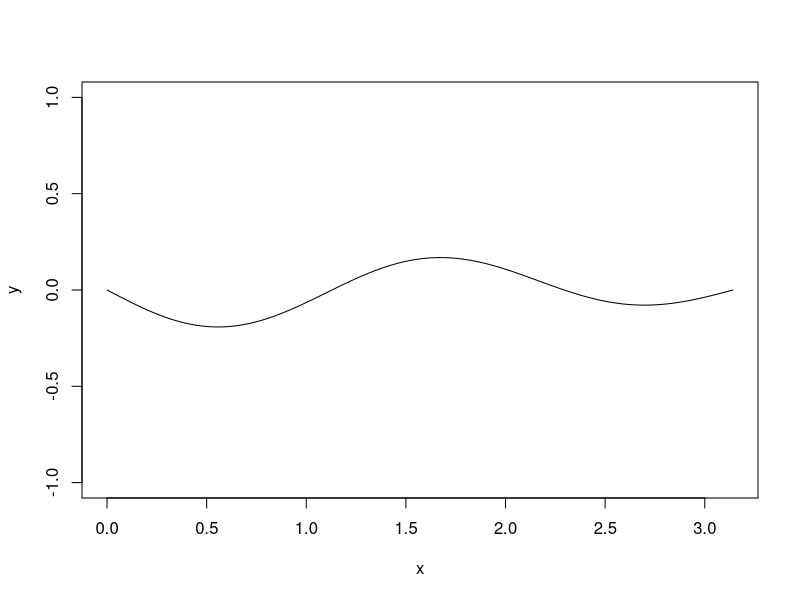
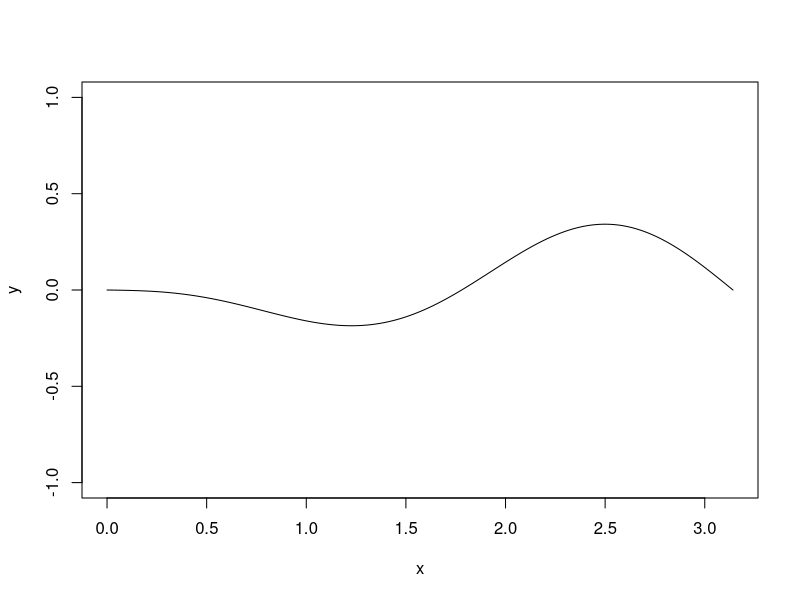
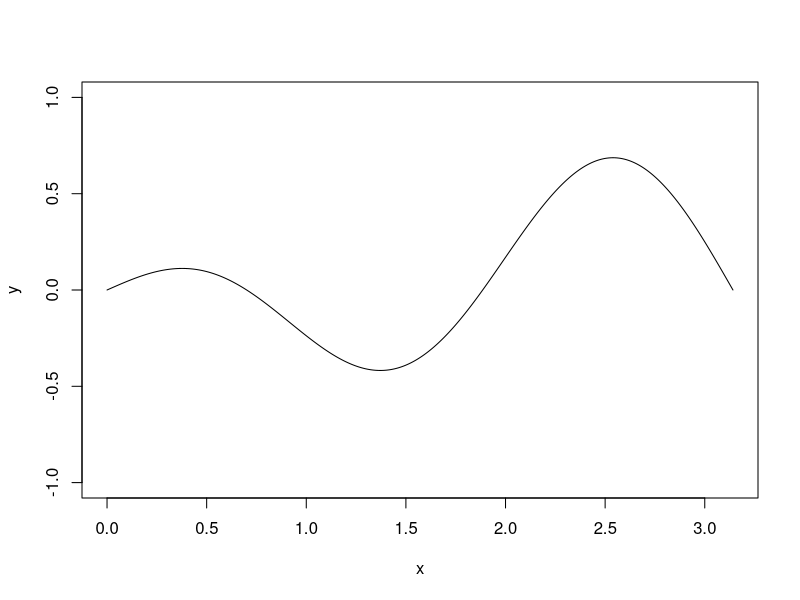
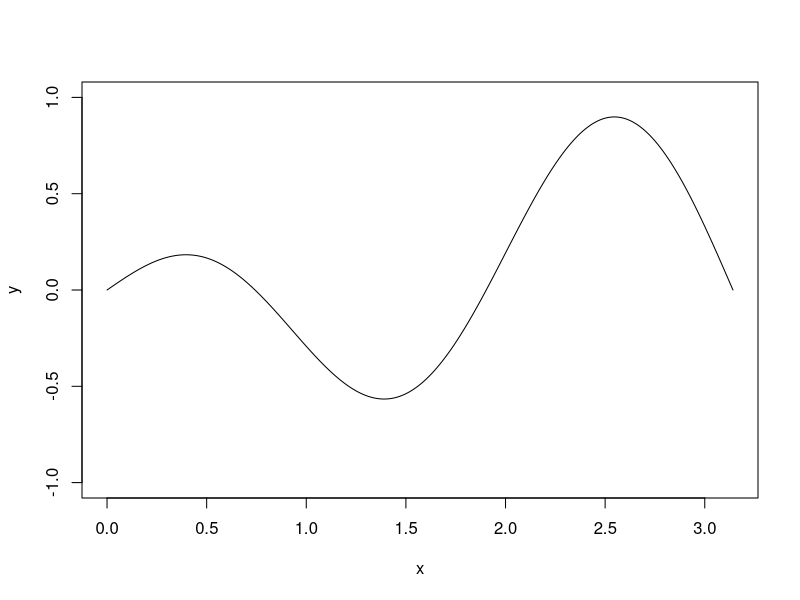
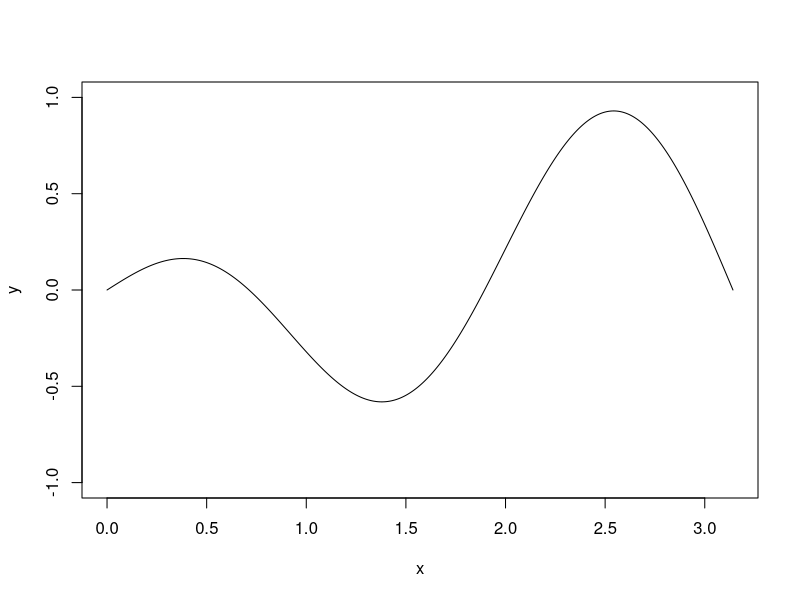
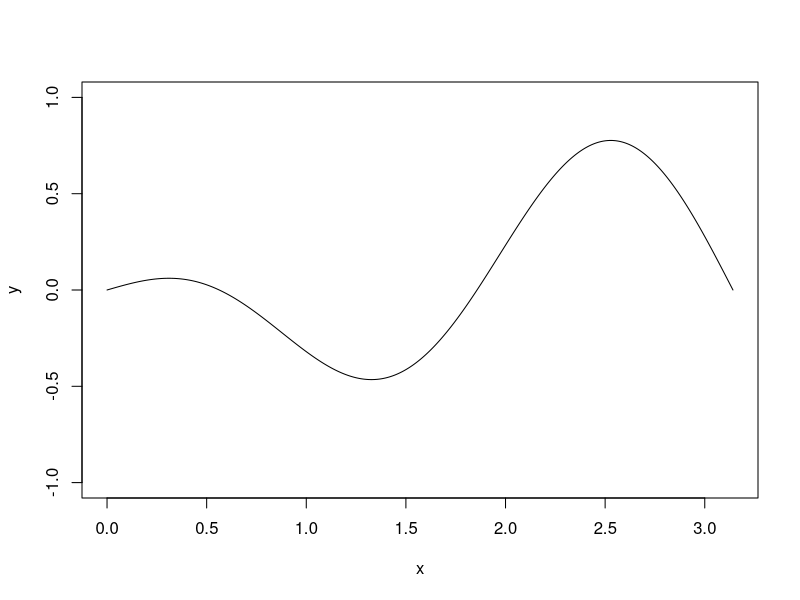
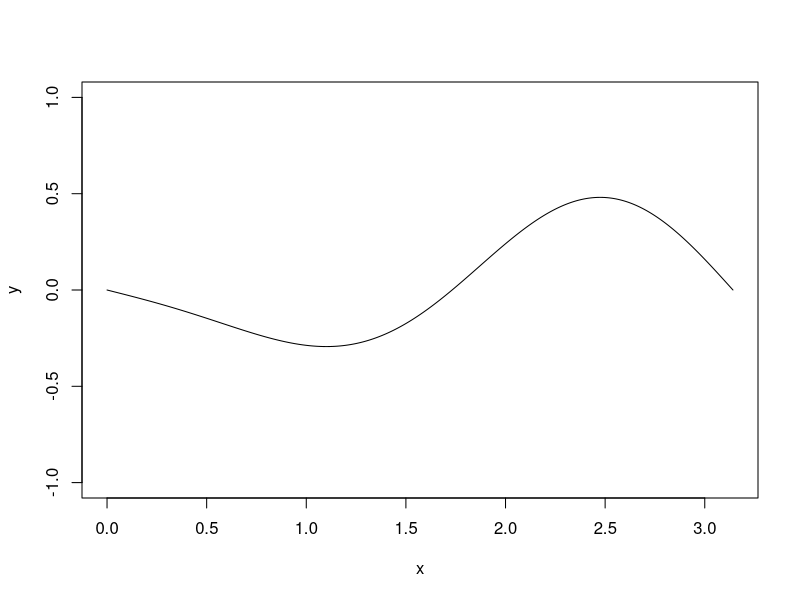
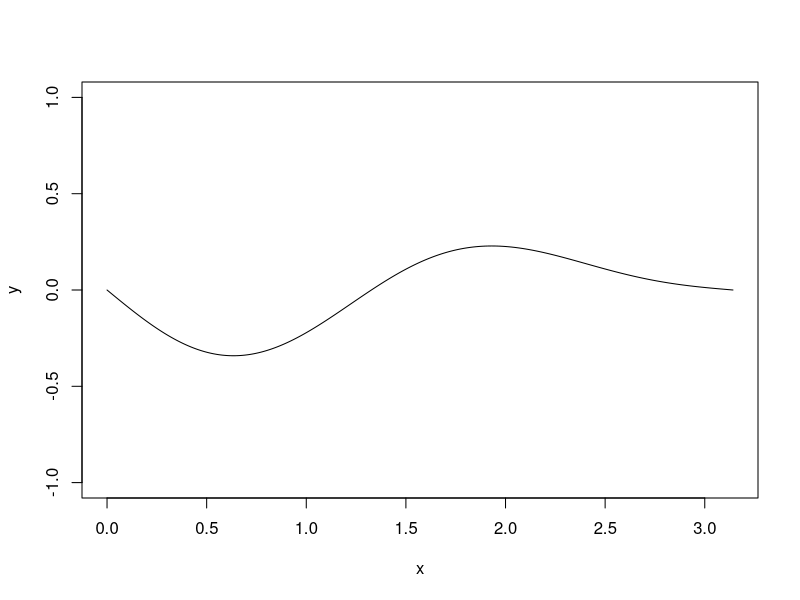

Reproduce these figures in R, in order.
## ---- chunk 1
## This uses gifski
## install.packages('gifski', repos = c('https://r-rust.r-universe.dev', 'https://cloud.r-project.org'))
## https://r-rust.r-universe.dev/gifski

a1 = c(0.15,0.15,0.7)
a2 = c(0.15,0.7,0.15)
a3 = c(0.7,0.15,0.15)
a4 = c(0.45,0.45,0.1)
a5 = c(0.45,0.1,0.45)
a6 = c(0.1,0.45,0.45)

A = list(a1,a2,a3,a4,a5,a6)
for(i in 1:length(A)){
  xy = sample((-9):9,2)/100
  a = A[[i]]
  A[[i]] = c(a[1]+xy[1],a[2]+xy[2],a[3]-xy[1]-xy[2])
}

P = list()

for(i in 1:length(A)){
  p = round(runif(3,0,2*pi),2)
  P[[i]] = p
}

ord = sample(1:6)
wc = sample(1:6,1)

sol=paste0(1*(ord==wc),collapse="")
wcn = (1:6)[ord==wc]

## ---- chunk 2
n = 36
t = seq(0,2*pi-2*pi/n,length.out=n)
x = seq(0,pi,length.out=1000)
for(i in 1:length(t)){
  plot(x,A[[wc]][1]*sin(x)*cos(t[i]+P[[wc]][1])+
         A[[wc]][2]*sin(2*x)*cos(2*t[i]+P[[wc]][2])+
         A[[wc]][3]*sin(3*x)*cos(3*t[i]+P[[wc]][3]),
       xlim=c(0,pi),
       ylim=c(-1,1),
       type="l",
       ylab="y",
       xlab="x")
  #text(2,1,paste0("t=",round(t[i],1)))
}
